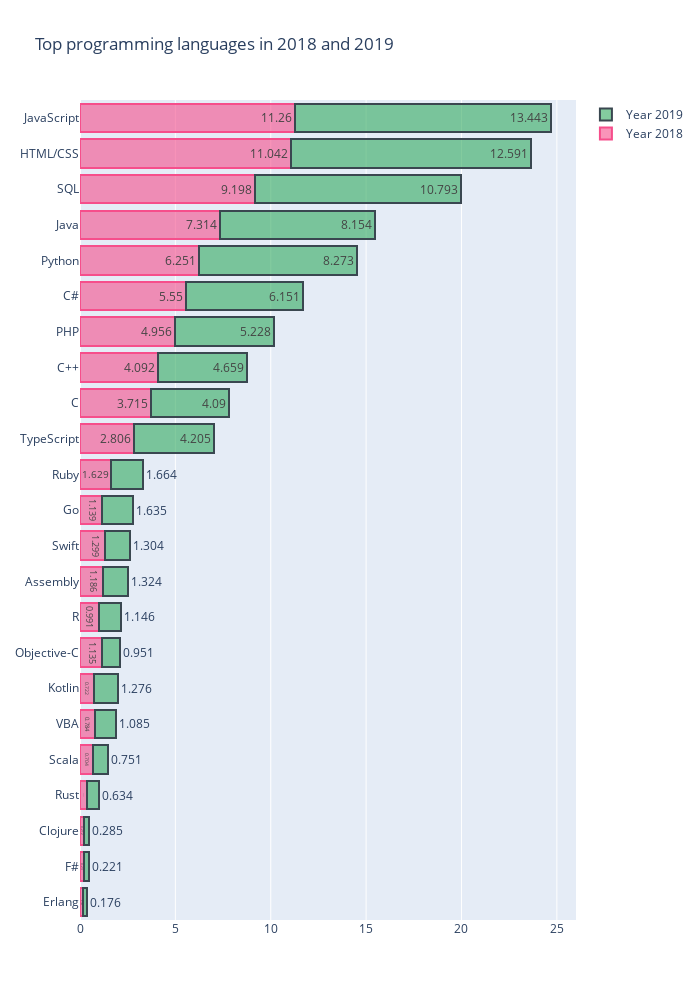

Write notebook code for a chart like this one.
### Code cell
fig = go.Figure()
fig.add_trace(go.Bar(
    y= lang_2018_2019.languages,
    x=lang_2018_2019["Count%2018"],
    name='Year 2018',
    orientation='h',text=lang_2018_2019["Count%2018"], textposition = 'auto',
    marker=dict(
        color='rgba(246, 78, 139, 0.6)',
        line=dict(color='rgba(246, 78, 139, 1.0)', width=2)
    )
))
fig.add_trace(go.Bar(
    y=lang_2018_2019.languages,
    x=lang_2018_2019["Count%2019"],
    name='Year 2019',
    orientation='h',text=(lang_2018_2019["Count%2019"]) , textposition = 'auto',
    marker=dict(
        color='rgba(50, 171, 96, 0.6)',
        line=dict(color='rgba(58, 71, 80, 1.0)', width=2)
    )
))

# Update layout properties
fig.update_layout(
    title_text="Top programming languages in 2018 and 2019",
    width=700,
    height = 1000
)
fig.update_layout(barmode='stack')
fig.layout.yaxis.tickformat = ',.0%' 
fig.update_layout(yaxis_categoryorder = 'total ascending')


fig.show()

### Figure 1 — Plotly figure (JSON) as saved in the notebook; plotly's stock layout.template omitted (floating-point values rounded to 4 significant figures)
{"data": [{"marker": {"color": "rgba(246, 78, 139, 0.6)", "line": {"color": "rgba(246, 78, 139, 1.0)", "width": 2}}, "name": "Year 2018", "orientation": "h", "text": [11.26, 11.04, 9.198, 6.251, 7.314, 5.55, 4.956, 4.092, 2.806, 3.715, 1.629, 1.139, 1.186, 1.299, 0.722, 0.991, 0.784, 1.135, 0.704, 0.382, 0.212, 0.23, 0.182], "textposition": "auto", "type": "bar", "x": [11.26, 11.04, 9.198, 6.251, 7.314, 5.55, 4.956, 4.092, 2.806, 3.715, 1.629, 1.139, 1.186, 1.299, 0.722, 0.991, 0.784, 1.135, 0.704, 0.382, 0.212, 0.23, 0.182], "y": ["JavaScript", "HTML/CSS", "SQL", "Python", "Java", "C#", "PHP", "C++", "TypeScript", "C", "Ruby", "Go", "Assembly", "Swift", "Kotlin", "R", "VBA", "Objective-C", "Scala", "Rust", "Clojure", "F#", "Erlang"]}, {"marker": {"color": "rgba(50, 171, 96, 0.6)", "line": {"color": "rgba(58, 71, 80, 1.0)", "width": 2}}, "name": "Year 2019", "orientation": "h", "text": [13.44, 12.59, 10.79, 8.273, 8.154, 6.151, 5.228, 4.659, 4.205, 4.09, 1.664, 1.635, 1.324, 1.304, 1.276, 1.146, 1.085, 0.951, 0.751, 0.634, 0.285, 0.221, 0.176], "textposition": "auto", "type": "bar", "x": [13.44, 12.59, 10.79, 8.273, 8.154, 6.151, 5.228, 4.659, 4.205, 4.09, 1.664, 1.635, 1.324, 1.304, 1.276, 1.146, 1.085, 0.951, 0.751, 0.634, 0.285, 0.221, 0.176], "y": ["JavaScript", "HTML/CSS", "SQL", "Python", "Java", "C#", "PHP", "C++", "TypeScript", "C", "Ruby", "Go", "Assembly", "Swift", "Kotlin", "R", "VBA", "Objective-C", "Scala", "Rust", "Clojure", "F#", "Erlang"]}], "layout": {"barmode": "stack", "height": 1000, "title": {"text": "Top programming languages in 2018 and 2019"}, "width": 700, "yaxis": {"categoryorder": "total ascending", "tickformat": ",.0%"}}}
